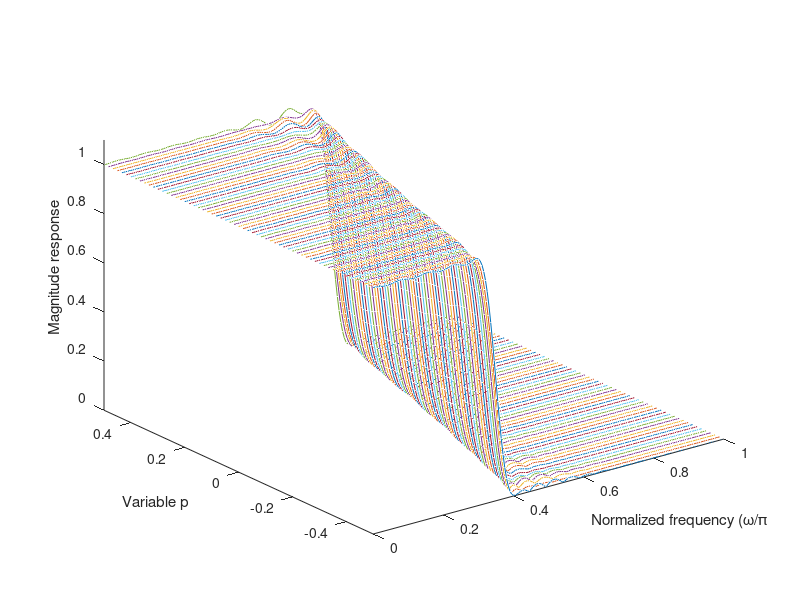

The MATLAB script that drew this image:
%
% Design of variable fractional-delay (VFD) FIR digital filters
%
clear all;
clc;
N = 50;
M = 7;
wp1 = 0.3 * pi;
wp2 = 0.6 * pi;
wt = 0.1 * pi;
sampling_w = 200;
sampling_p = 60;
%
%
NH = N / 2;
nma = (M+1) * (NH+1);
deltaw = pi / sampling_w;
deltap = 1 / sampling_p;
%
%
sampling_pass = 0;
sampling_stop = 0;
ra = zeros(nma, 1);
Qp = zeros(nma, nma);
Qs = zeros(nma, nma);
for iw = 0:sampling_w
    w = iw * deltaw;
    for ip = 0:sampling_p
        p = -0.5 + ip * deltap;
        cwp = zeros(nma, 1);
        for inm = 0:nma-1
            n = mod(inm, NH+1);
            m = floor(inm/(NH+1));
            cwp(inm+1) = p^(m)*cos(n*w);
        end
        if p >= (w-wp1)/(wp2-wp1)-0.5
            sampling_pass = sampling_pass + 1;
            ra = ra - 2 * cwp;
            Qp = Qp + cwp*cwp';
        elseif p <= (w - wp1 - wt) / (wp2 - wp1) -0.5
            sampling_stop = sampling_stop + 1;
            Qs = Qs +cwp*cwp';
        else
             
        end
    end
end
ra = 0.5 * (wp1 + wp2) * ra / sampling_pass;
Qp = 0.5 * (wp1 + wp2) * Qp / sampling_pass;
Qs = 0.5 * (pi - wp1 - wt + pi - wp2 - wt) * Qs / sampling_stop;
a = -0.5 * inv(Qp + Qs) * ra;
a2 = reshape(a, NH+1, M+1);
%
%
h = zeros(N+1, M+1);
for im = 0:M
    h(NH+1, im+1) = a2(1, im+1);
    h(1:NH, im+1) = 0.5 * a2(NH+1:-1:2, im+1);
    h(NH+2:N+1, im+1) = 0.5 * a2(2:NH+1, im+1);
end
%
%
MR = zeros(sampling_w+1, sampling_p+1);
for ip = 0:sampling_p
    p = -0.5 +  ip * deltap;
    h1 = h(:, 1);
    for im = 1:M
        h1 = h1 + p^im*h(:, im+1);
    end
    MR(:, ip+1) = abs(freqz(h1, 1, 0:deltaw:pi));
end
XX = zeros(sampling_w+1, sampling_p+1);
YY = zeros(sampling_w+1, sampling_p+1);
for nw = 0:sampling_w
    w = nw * deltaw;
    XX(nw+1, :) = (w/pi)*ones(1, sampling_p+1);
end
for np = 0:sampling_p
    p = -0.5 + np * deltap;
    YY(:, np+1) = p*ones(sampling_w+1, 1);    
end

close all;
plot3(XX, YY, MR);
axis([0, 1, -0.5, 0.5, 0, 1.1]);
xlabel('Normalized frequency (\omega/\pi');
ylabel('Variable p');
zlabel('Magnitude response');
